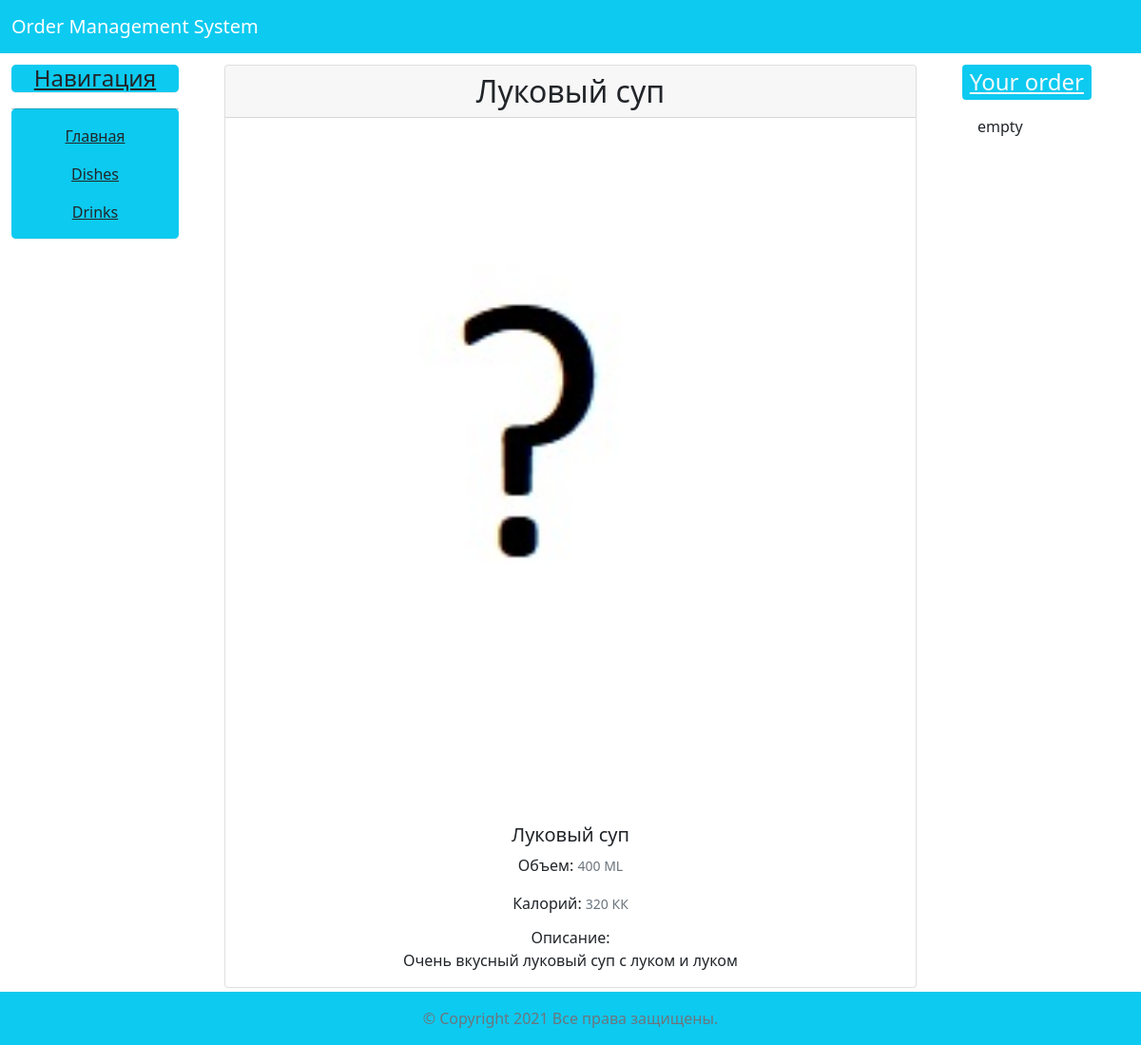
The app's page /product/4 with its own data.
### products/models.py (models this page shows, shortened)
class Product(models.Model):
    name = models.CharField(
        _('Name'), max_length=55,
        unique=True, blank=False
        )
    description = models.TextField(_('Description'), max_length=500)
    subcategory = models.ForeignKey(SubCategory, models.SET_NULL, null=True)
    volume = models.IntegerField(_('Volume'))
    measurement = models.CharField(choices=UNIT_OF_MEAUSEREMENT, max_length=25)
    calories = models.IntegerField(_('Calories'))
    image = models.ImageField(_('Image'), default='None.jpg')
    price = models.IntegerField(_('Price'))
    def get_category(self):
        return self.subcategory.category.name
    get_category.short_description = _('Category')
    class Meta:
        verbose_name = _('Product')
        verbose_name_plural = _('Products')
        ordering = ['-id', ]

### products/views.py (the view)
# urls.py: path('product/<int:pk>', ProductDetailView.as_view(), name='view_detail_product'),
class ProductDetailView(DetailView):
    model = Product

### templates/products/product_detail.html (shortened to what this page needs)
{% extends "base.html" %}
{% block content %}
<div class="container">
    <div class="card h-auto">
        <p class="card-header h2">{{product.name}}</p>
        <img src="{{product.image.url}}" class="card-img-top" alt="{{product.image}}">
        <div class="card-body">
        <h5 class="card-title">{{product.name}}</h5>
        <p class="card-text">Объем: <small class="text-muted">{{product.volume}} {{product.measurement}}</small></p>
        <p class="card-text">Калорий: <small class="text-muted">{{product.calories}} КК</small></p>
        <p class="card-subtitle">Описание:</p>
        <p class="card-text">{{product.description}}</p>
        </div>
    </div>
</div>
{% endblock %}

### records on screen
Product: name "Луковый суп", image (placeholder picture), volume "400", measurement "ML", calories "320", description "Очень вкусный луковый суп с луком и луком"
